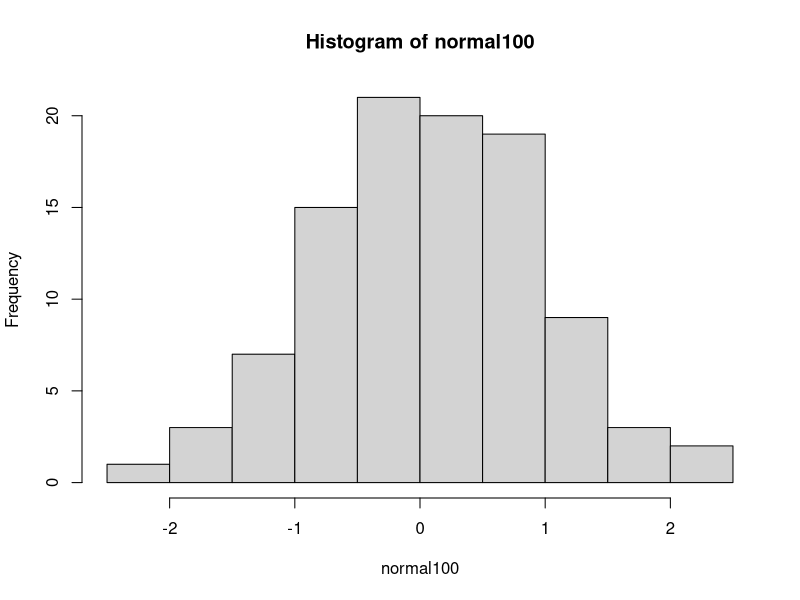
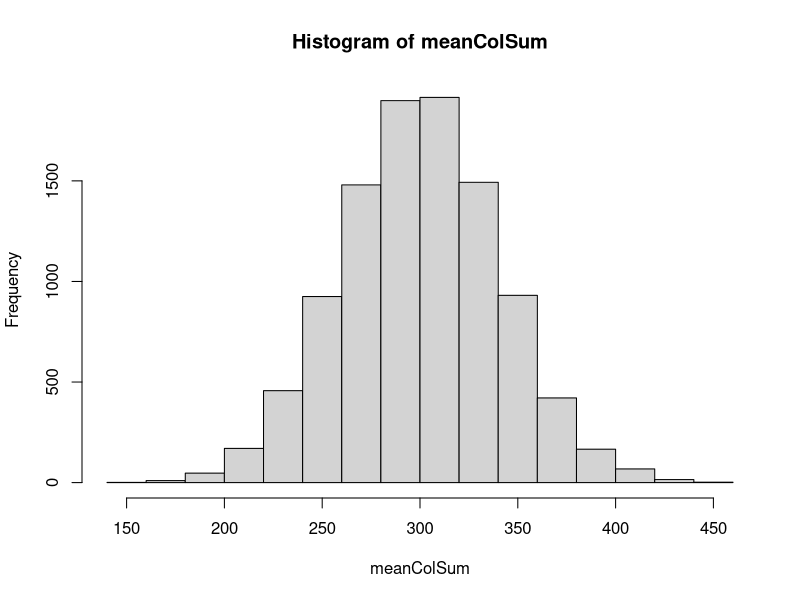

Here is the R script that generated these plots, in order:
## ---- chunk 1
set.seed(1) # Please don't remove this code!
## ---- chunk 2
rnorm(n = 5, mean = 10, sd = 3)
## ---- chunk 3
# You'll want to type your response here.  Your response should look like:
normal100 <- rnorm(n=100)
mean(normal100)
sd(normal100)
# Of course, your answer should not be commented out.
## ---- chunk 4
hist(normal100)

## ---- chunk 5
normal10 <- rnorm(n=10)
normal1000 <- rnorm(n=1000)
normal10000 <- rnorm(n=10000)
normal100000 <- rnorm(n=100000)
## ---- chunk 6

sample_means <- c(mean(normal10),mean(normal100),mean(normal1000),mean(normal10000),mean(normal100000))
sample_means
length(sample_means)

## ---- chunk 7
normal1mil <- rnorm(n=1000000, mean = 3, sd = 4)
mean(normal1mil)
sd(normal1mil)
## ---- chunk 8
normgreater3 <- normal1mil[normal1mil>3]
mean(normgreater3)
## ---- chunk 9
normal1mil_mat <- matrix(normal1mil, nrow = 100, ncol = 10000)
## ---- chunk 10
mean(normal1mil_mat[,1234])
## ---- chunk 11
meanColSum<-colSums(normal1mil_mat)
## ---- chunk 12
hist(meanColSum)
